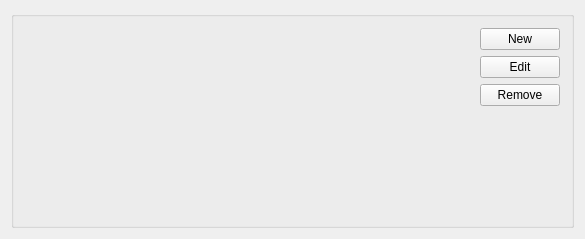
<?xml version="1.0" encoding="UTF-8"?>
<ui version="4.0">
 <class>QBCfgTabPageUsersUi</class>
 <widget class="QWidget" name="QBCfgTabPageUsersUi">
  <property name="geometry">
   <rect>
    <x>0</x>
    <y>0</y>
    <width>585</width>
    <height>239</height>
   </rect>
  </property>
  <property name="windowTitle">
   <string>Users</string>
  </property>
  <layout class="QHBoxLayout">
   <item>
    <widget class="Q3GroupBox" name="groupBox4">
     <property name="title">
      <string/>
     </property>
     <layout class="QHBoxLayout">
      <item>
       <widget class="QBUserListView" name="userList" native="true">
        <property name="sizePolicy">
         <sizepolicy hsizetype="Expanding" vsizetype="Expanding">
          <horstretch>0</horstretch>
          <verstretch>0</verstretch>
         </sizepolicy>
        </property>
       </widget>
      </item>
      <item>
       <layout class="QVBoxLayout">
        <item>
         <widget class="QPushButton" name="userNewButton">
          <property name="text">
           <string>New</string>
          </property>
         </widget>
        </item>
        <item>
         <widget class="QPushButton" name="userEditButton">
          <property name="text">
           <string>Edit</string>
          </property>
         </widget>
        </item>
        <item>
         <widget class="QPushButton" name="userDeleteButton">
          <property name="text">
           <string>Remove</string>
          </property>
         </widget>
        </item>
        <item>
         <spacer name="spacer4">
          <property name="orientation">
           <enum>Qt::Vertical</enum>
          </property>
          <property name="sizeType">
           <enum>QSizePolicy::Expanding</enum>
          </property>
          <property name="sizeHint" stdset="0">
           <size>
            <width>31</width>
            <height>71</height>
           </size>
          </property>
         </spacer>
        </item>
       </layout>
      </item>
     </layout>
    </widget>
   </item>
  </layout>
 </widget>
 <layoutdefault spacing="6" margin="11"/>
 <customwidgets>
  <customwidget>
   <class>Q3GroupBox</class>
   <extends>QGroupBox</extends>
   <header>Qt3Support/Q3GroupBox</header>
   <container>1</container>
  </customwidget>
  <customwidget>
   <class>QBUserListView</class>
   <extends>QWidget</extends>
   <header location="global">q4banking/qbuserlist.h</header>
  </customwidget>
 </customwidgets>
 <resources/>
 <connections/>
</ui>
